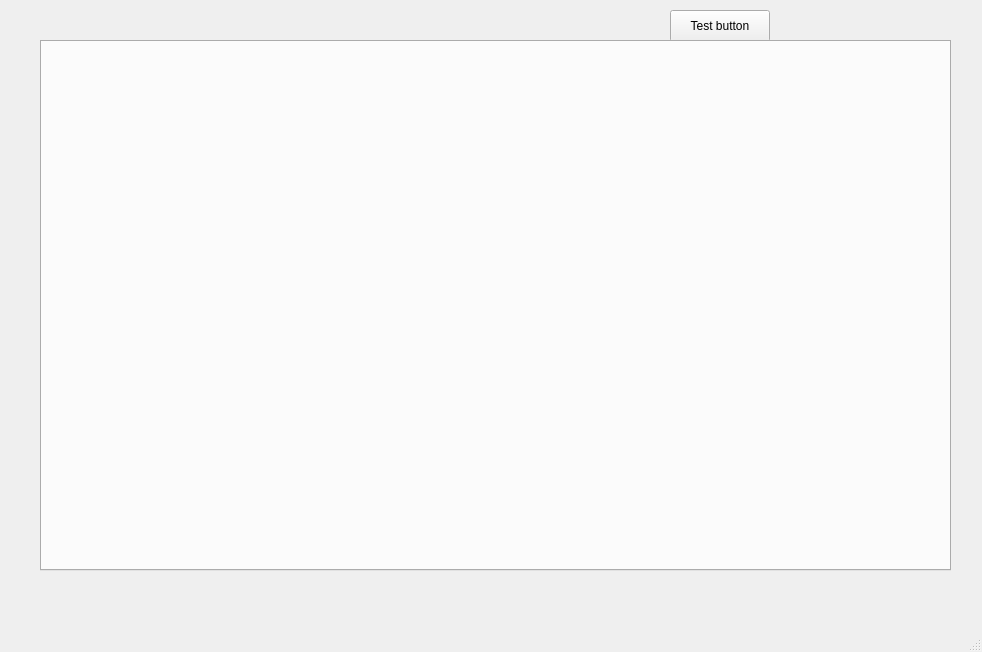
<?xml version="1.0" encoding="UTF-8"?>
<ui version="4.0">
 <class>MainWindow</class>
 <widget class="QMainWindow" name="MainWindow">
  <property name="geometry">
   <rect>
    <x>0</x>
    <y>0</y>
    <width>982</width>
    <height>652</height>
   </rect>
  </property>
  <property name="windowTitle">
   <string>MainWindow</string>
  </property>
  <widget class="QWidget" name="centralwidget">
   <widget class="QPushButton" name="pushButton">
    <property name="geometry">
     <rect>
      <x>670</x>
      <y>10</y>
      <width>100</width>
      <height>32</height>
     </rect>
    </property>
    <property name="text">
     <string>Test button</string>
    </property>
   </widget>
   <widget class="QTabWidget" name="MainTab">
    <property name="geometry">
     <rect>
      <x>40</x>
      <y>40</y>
      <width>911</width>
      <height>531</height>
     </rect>
    </property>
    <property name="currentIndex">
     <number>-1</number>
    </property>
   </widget>
  </widget>
  <widget class="QMenuBar" name="menubar">
   <property name="geometry">
    <rect>
     <x>0</x>
     <y>0</y>
     <width>982</width>
     <height>24</height>
    </rect>
   </property>
  </widget>
  <widget class="QStatusBar" name="statusbar"/>
 </widget>
 <resources/>
 <connections/>
</ui>
